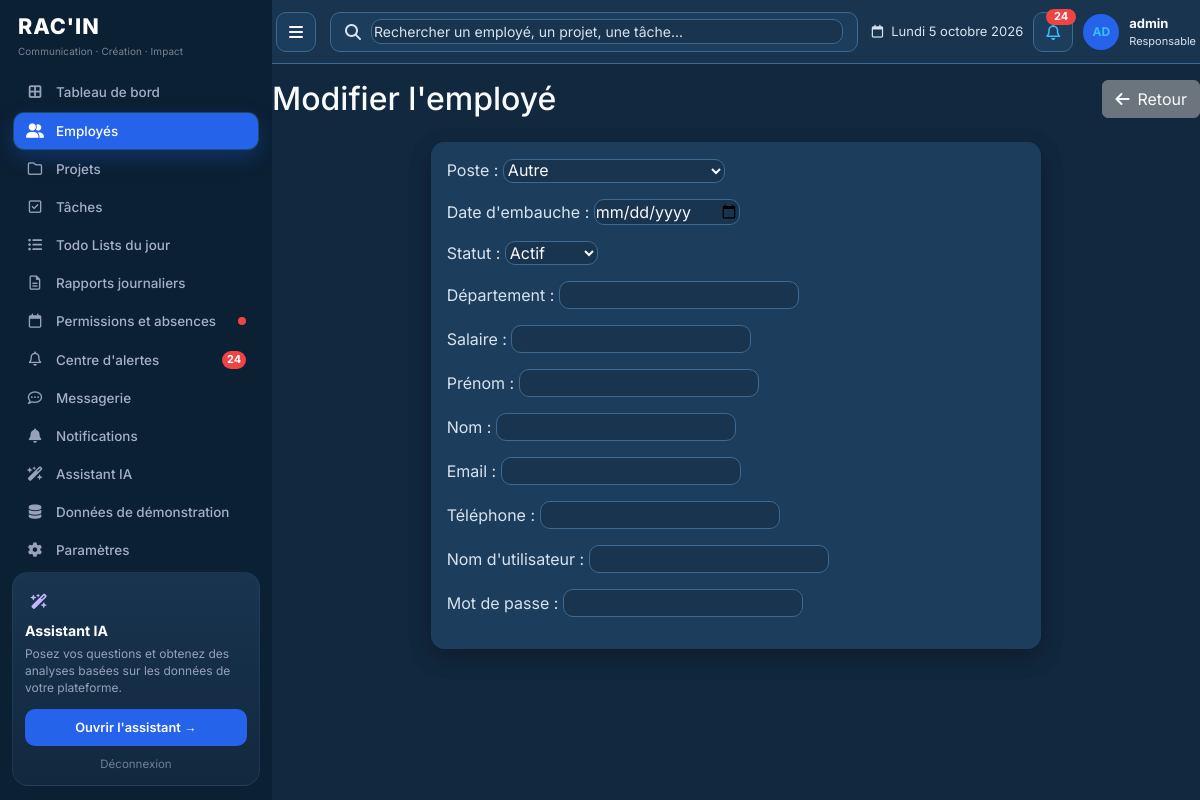
Page /employees/2/update/ (signed in) on the committed database.
### authentication/models.py (models this page shows, shortened)
class User(AbstractUser):
    ROLE_CHOICES = [
        ('admin', _('Administrateur')),
        ('employee', _('Employé')),
    ]
    GENDER_CHOICES = [
        ('M', _('Homme')),
        ('F', _('Femme')),
        ('O', _('Autre')),
    ]
    role = models.CharField(
        max_length=20,
        choices=ROLE_CHOICES,
        default='employee',
        verbose_name=_('Rôle')
    )
    photo = models.ImageField(
        upload_to='profile_photos/',
        blank=True,
        null=True,
        verbose_name=_('Photo de profil')
    )
    phone = models.CharField(
        max_length=20,
        blank=True,
        verbose_name=_('Téléphone')
    )
    birth_date = models.DateField(
        blank=True,
        null=True,
        verbose_name=_('Date de naissance')
    )
    gender = models.CharField(
        max_length=1,
        choices=GENDER_CHOICES,
        blank=True,
        null=True,
        verbose_name=_('Genre')
    )
    address = models.TextField(
        blank=True,
        verbose_name=_('Adresse')
    )
    bio = models.TextField(
        blank=True,
        verbose_name=_('Bio')
    )
    is_demo = models.BooleanField(
        default=False,
        verbose_name=_('Donnée de démonstration'),
        help_text=_("Compte créé par le générateur. Il ne représente pas un employé réel."),
    )
    class Meta:
        verbose_name = _('Utilisateur')
        verbose_name_plural = _('Utilisateurs')
    def is_admin(self):
        return self.role == 'admin'

### employees/models.py (models this page shows, shortened)
class Employee(models.Model):
    STATUS_CHOICES = [
        ('active', _('Actif')),
        ('inactive', _('Inactif')),
        ('on_leave', _('En congé')),
    ]
    POSITION_CHOICES = [
        ('designer', _('Designer')),
        ('developer', _('Développeur')),
        ('project_manager', _('Chef de projet')),
        ('marketing', _('Marketing')),
        ('content_writer', _('Rédacteur')),
        ('account_manager', _('Account Manager')),
        ('community_manager', _('Community Manager')),
        ('communication', _('Chargé de communication')),
        ('other', _('Autre')),
    ]
    user = models.OneToOneField(
        User,
        on_delete=models.CASCADE,
        related_name='employee_profile',
        verbose_name=_('Utilisateur')
    )
    position = models.CharField(
        max_length=50,
        choices=POSITION_CHOICES,
        verbose_name=_('Poste')
    )
    hire_date = models.DateField(
        verbose_name=_('Date d\'embauche')
    )
    status = models.CharField(
        max_length=20,
        choices=STATUS_CHOICES,
        default='active',
        verbose_name=_('Statut')
    )
    department = models.CharField(
        max_length=100,
        blank=True,
        verbose_name=_('Département')
    )
    salary = models.DecimalField(
        max_digits=10,
        decimal_places=2,
        blank=True,
        null=True,
        verbose_name=_('Salaire')
    )
    created_at = models.DateTimeField(
        auto_now_add=True,
        verbose_name=_('Créé le')
    )
    updated_at = models.DateTimeField(
        auto_now=True,
        verbose_name=_('Mis à jour le')
    )
    class Meta:
        verbose_name = _('Employé')
        verbose_name_plural = _('Employés')
        ordering = ['-hire_date']

### employees/views.py (the view)
# urls.py: path('<int:pk>/update/', views.employee_update, name='update'),
@admin_required
def employee_update(request, pk):
    employee = get_object_or_404(Employee, pk=pk)
    if request.method == 'POST':
        form = EmployeeForm(request.POST, instance=employee)
        if form.is_valid():
            employee = form.save()
            messages.success(request, f'Employé {employee.full_name} mis à jour avec succès.')
            return redirect('employees:detail', pk=employee.pk)
    else:
        form = EmployeeForm(instance=employee)
    return render(request, 'employees/employee_form.html', {'form': form, 'title': 'Modifier l\'employé', 'employee': employee})

### templates/employees/employee_form.html (shortened to what this page needs)
{% extends 'base.html' %}
{% block content %}
<div class="d-flex justify-content-between align-items-center mb-4">
    <h2 class="mb-0">{{ title }}</h2>
    <a href="{% url 'employees:list' %}" class="btn btn-secondary">
        <i class="fas fa-arrow-left me-2"></i>Retour
    </a>
</div>
<div class="row justify-content-center">
    <div class="col-md-8">
        <div class="card">
            <div class="card-body">
                <form method="post">
                    {{ form.as_p }}
                </form>
            </div>
        </div>
    </div>
</div>
{% endblock %}

### templates/base.html (shortened to what this page needs)
{% load static %}
<!DOCTYPE html>
<html lang="fr">
<head>
    <link href="https://cdn.jsdelivr.net/npm/bootstrap@5.3.0/dist/css/bootstrap.min.css" rel="stylesheet">
    <link href="https://cdnjs.cloudflare.com/ajax/libs/font-awesome/6.4.0/css/all.min.css" rel="stylesheet">
    <link rel="stylesheet" href="{% static 'css/platform.css' %}?v=3">
</head>
<body class="{% block body_class %}{% endblock %}">
    {% if user.is_authenticated %}
    <div class="container-fluid">
        <div class="row app-row">
            <div class="sidebar sidebar-racin p-0">
                <div class="racin-brand">
                    <div class="racin-logo">RAC'IN</div>
                    <div class="racin-tag">Communication · Création · Impact</div>
                </div>
                <nav class="sidebar-nav nav flex-column">
                    {% if user.is_admin %}
                    <a class="nav-link {% if request.resolver_match.url_name == 'home' and request.resolver_match.namespace == 'dashboard' %}active{% endif %}" href="{% url 'dashboard:home' %}">
                        <i class="fas fa-border-all"></i> Tableau de bord
                    </a>
                    <a class="nav-link {% if request.resolver_match.namespace == 'employees' %}active{% endif %}" href="{% url 'employees:list' %}">
                        <i class="fas fa-user-friends"></i> Employés
                    </a>
                    <a class="nav-link {% if request.resolver_match.namespace == 'projects' %}active{% endif %}" href="{% url 'projects:list' %}">
                        <i class="far fa-folder"></i> Projets
                    </a>
                    <a class="nav-link {% if request.resolver_match.namespace == 'tasks' and request.resolver_match.url_name != 'daily' %}active{% endif %}" href="{% url 'tasks:list' %}">
                        <i class="far fa-check-square"></i> Tâches
                    </a>
                    <a class="nav-link {% if request.resolver_match.namespace == 'tasks' and request.resolver_match.url_name == 'daily' %}active{% endif %}" href="{% url 'tasks:daily' %}">
                        <i class="fas fa-list-ul"></i> Todo Lists du jour
                    </a>
                    <a class="nav-link {% if request.resolver_match.namespace == 'reports' %}active{% endif %}" href="{% url 'reports:list' %}">
                        <i class="far fa-file-alt"></i> Rapports journaliers
                    </a>
                    <a class="nav-link {% if request.resolver_match.namespace == 'permissions' %}active{% endif %}" href="{% url 'permissions:list' %}">
                        <i class="far fa-calendar"></i> Permissions et absences
                        {% if sidebar_pending_permissions %}<span class="racin-dot"></span>{% endif %}
                    </a>
                    <a class="nav-link {% if request.resolver_match.url_name == 'delay_detection' %}active{% endif %}" href="{% url 'decision_ai:delay_detection' %}">
                        <i class="far fa-bell"></i> Centre d'alertes
                        {% if sidebar_unread_messages %}<span class="racin-badge">{{ sidebar_unread_messages }}</span>{% endif %}
                    </a>
                    <a class="nav-link {% if request.resolver_match.namespace == 'messaging' %}active{% endif %}" href="{% url 'messaging:inbox' %}">
                        <i class="far fa-comment-dots"></i> Messagerie
                    </a>
                    <a class="nav-link {% if request.resolver_match.namespace == 'notifications' %}active{% endif %}" href="{% url 'notifications:list' %}">
                        <i class="fas fa-bell"></i> Notifications
                    </a>
                    <a class="nav-link {% if request.resolver_match.url_name == 'assistant' %}active{% endif %}" href="{% url 'decision_ai:assistant' %}">
                        <i class="fas fa-wand-magic-sparkles"></i> Assistant IA
                    </a>
                    <a class="nav-link {% if request.resolver_match.url_name == 'demo_data' %}active{% endif %}" href="{% url 'employees:demo_data' %}">
                        <i class="fas fa-database"></i> Données de démonstration
                    </a>
                    <a class="nav-link {% if request.resolver_match.namespace == 'authentication' and request.resolver_match.url_name != 'logout' %}active{% endif %}" href="{% url 'authentication:profile' %}">
                        <i class="fas fa-cog"></i> Paramètres
                    </a>
                    {% endif %}
                </nav>
                {% if user.is_admin %}
                {% block sidebar_card %}
                <div class="racin-ai">
                    <div class="racin-ai-icon"><i class="fas fa-wand-magic-sparkles"></i></div>
                    <h6>Assistant IA</h6>
                    <p>Posez vos questions et obtenez des analyses basées sur les données de votre plateforme.</p>
                    <a class="racin-ai-btn" href="{% url 'decision_ai:assistant' %}">Ouvrir l'assistant →</a>
                    <a class="racin-logout" href="{% url 'authentication:logout' %}">Déconnexion</a>
                </div>
                {% endblock %}
                {% endif %}
            </div>
            <div class="racin-content">
                <header class="app-header">
                    <button class="app-icon-btn" type="button" id="app-menu" aria-label="Menu"><i class="fas fa-bars"></i></button>
                    <form class="app-search" method="get" action="{% url 'dashboard:search' %}">
                        <i class="fas fa-search"></i>
                        <input type="search" name="q" placeholder="{% if user.is_admin %}Rechercher un employé, un projet, une tâche...{% else %}Rechercher un projet, une tâche...{% endif %}" aria-label="Recherche">
                    </form>
                    <div class="app-tools">
                        <div class="app-date"><i class="far fa-calendar"></i> {{ header_date_label }}</div>
                        <a class="app-icon-btn" href="{% url 'notifications:list' %}" aria-label="Notifications">
                            <i class="far fa-bell"></i>
                            {% if sidebar_unread_messages %}<span class="app-badge">{{ sidebar_unread_messages }}</span>{% endif %}
                        </a>
                        <a class="app-user" href="{% url 'authentication:profile' %}">
                            <span class="app-avatar">{{ header_initials }}</span>
                            <span><strong>{{ header_name }}</strong><span>{{ header_role }}</span></span>
                        </a>
                    </div>
                </header>
    {% endif %}
                {% block content %}{% endblock %}
    {% if user.is_authenticated %}
            </div>
        </div>
    </div>
    {% else %}
    </div>
    {% endif %}
</body>
</html>

### rows in the picture
User: username "admin"
Employee: position "Autre", status "Actif"

### other values in the picture
{{ sidebar_unread_messages }} "24"
{{ header_date_label }} "Lundi 5 octobre 2026"
{{ header_initials }} "AD"
{{ header_role }} "Responsable"
{{ title }} "Modifier l'employé"
